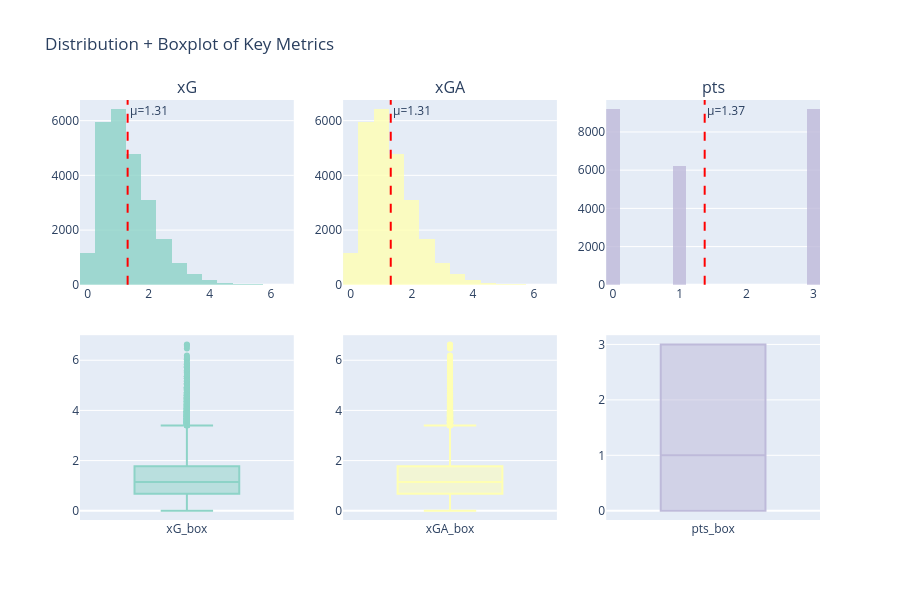

Write notebook code for a chart like this one.
### Markdown cell above
<hr />

<h3>What is the distribution of key performance metrics?</h3>

### Code cell
## Key metrics distributions: xG, xGA, pts
print('## Key Metrics Distributions')
key_cols = ['xG', 'xGA', 'pts']
key_cols = [c for c in key_cols if c in fpts_df.columns]
n_cols = len(key_cols)

fig_dist = make_subplots(
    rows=2, cols=n_cols,
    subplot_titles=key_cols,
    specs=[[{'type': 'histogram'}] * n_cols,
           [{'type': 'box'}] * n_cols],
    vertical_spacing=0.12
)

colors = px.colors.qualitative.Set3

for i, col in enumerate(key_cols):
    col_pos = i + 1
    mean_val = fpts_df[col].mean()

    fig_dist.add_trace(
        go.Histogram(
            x=fpts_df[col], name=col,
            nbinsx=25, marker_color=colors[i], opacity=0.8
        ),
        row=1, col=col_pos
    )
    fig_dist.add_trace(
        go.Box(
            y=fpts_df[col], name=f'{col}_box',
            marker_color=colors[i], showlegend=False
        ),
        row=2, col=col_pos
    )
    fig_dist.add_vline(
        x=mean_val, line_dash='dash', line_color='red',
        annotation_text=f'μ={mean_val:.2f}',
        row=1, col=col_pos
    )

fig_dist.update_layout(
    height=600,
    title_text='Distribution + Boxplot of Key Metrics',
    showlegend=False
)
fig_dist.show()

### Figure 1 — Plotly figure (JSON) as saved in the notebook; plotly's stock layout.template omitted (floating-point values rounded to 4 significant figures; data arrays with more than 128 entries replaced by an {"elided": "..."} marker saying what was removed)
{"data": [{"marker": {"color": "rgb(141,211,199)"}, "name": "xG", "nbinsx": 25, "opacity": 0.8, "type": "histogram", "x": {"elided": "24580 float values"}, "xaxis": "x", "yaxis": "y"}, {"marker": {"color": "rgb(141,211,199)"}, "name": "xG_box", "showlegend": false, "type": "box", "xaxis": "x4", "y": {"elided": "24580 float values"}, "yaxis": "y4"}, {"marker": {"color": "rgb(255,255,179)"}, "name": "xGA", "nbinsx": 25, "opacity": 0.8, "type": "histogram", "x": {"elided": "24580 float values"}, "xaxis": "x2", "yaxis": "y2"}, {"marker": {"color": "rgb(255,255,179)"}, "name": "xGA_box", "showlegend": false, "type": "box", "xaxis": "x5", "y": {"elided": "24580 float values"}, "yaxis": "y5"}, {"marker": {"color": "rgb(190,186,218)"}, "name": "pts", "nbinsx": 25, "opacity": 0.8, "type": "histogram", "x": {"elided": "24580 int values"}, "xaxis": "x3", "yaxis": "y3"}, {"marker": {"color": "rgb(190,186,218)"}, "name": "pts_box", "showlegend": false, "type": "box", "xaxis": "x6", "y": {"elided": "24580 int values"}, "yaxis": "y6"}], "layout": {"annotations": [{"font": {"size": 16}, "showarrow": false, "text": "xG", "x": 0.1444, "xanchor": "center", "xref": "paper", "y": 1, "yanchor": "bottom", "yref": "paper"}, {"font": {"size": 16}, "showarrow": false, "text": "xGA", "x": 0.5, "xanchor": "center", "xref": "paper", "y": 1, "yanchor": "bottom", "yref": "paper"}, {"font": {"size": 16}, "showarrow": false, "text": "pts", "x": 0.8556, "xanchor": "center", "xref": "paper", "y": 1, "yanchor": "bottom", "yref": "paper"}, {"showarrow": false, "text": "μ=1.31", "x": 1.31, "xanchor": "left", "xref": "x", "y": 1, "yanchor": "top", "yref": "y domain"}, {"showarrow": false, "text": "μ=1.31", "x": 1.31, "xanchor": "left", "xref": "x2", "y": 1, "yanchor": "top", "yref": "y2 domain"}, {"showarrow": false, "text": "μ=1.37", "x": 1.374, "xanchor": "left", "xref": "x3", "y": 1, "yanchor": "top", "yref": "y3 domain"}], "height": 600, "shapes": [{"line": {"color": "red", "dash": "dash"}, "type": "line", "x0": 1.31, "x1": 1.31, "xref": "x", "y0": 0, "y1": 1, "yref": "y domain"}, {"line": {"color": "red", "dash": "dash"}, "type": "line", "x0": 1.31, "x1": 1.31, "xref": "x2", "y0": 0, "y1": 1, "yref": "y2 domain"}, {"line": {"color": "red", "dash": "dash"}, "type": "line", "x0": 1.374, "x1": 1.374, "xref": "x3", "y0": 0, "y1": 1, "yref": "y3 domain"}], "showlegend": false, "title": {"text": "Distribution + Boxplot of Key Metrics"}, "xaxis": {"anchor": "y", "domain": [0, 0.2889]}, "xaxis2": {"anchor": "y2", "domain": [0.3556, 0.6444]}, "xaxis3": {"anchor": "y3", "domain": [0.7111, 1]}, "xaxis4": {"anchor": "y4", "domain": [0, 0.2889]}, "xaxis5": {"anchor": "y5", "domain": [0.3556, 0.6444]}, "xaxis6": {"anchor": "y6", "domain": [0.7111, 1]}, "yaxis": {"anchor": "x", "domain": [0.56, 1]}, "yaxis2": {"anchor": "x2", "domain": [0.56, 1]}, "yaxis3": {"anchor": "x3", "domain": [0.56, 1]}, "yaxis4": {"anchor": "x4", "domain": [0, 0.44]}, "yaxis5": {"anchor": "x5", "domain": [0, 0.44]}, "yaxis6": {"anchor": "x6", "domain": [0, 0.44]}}}
